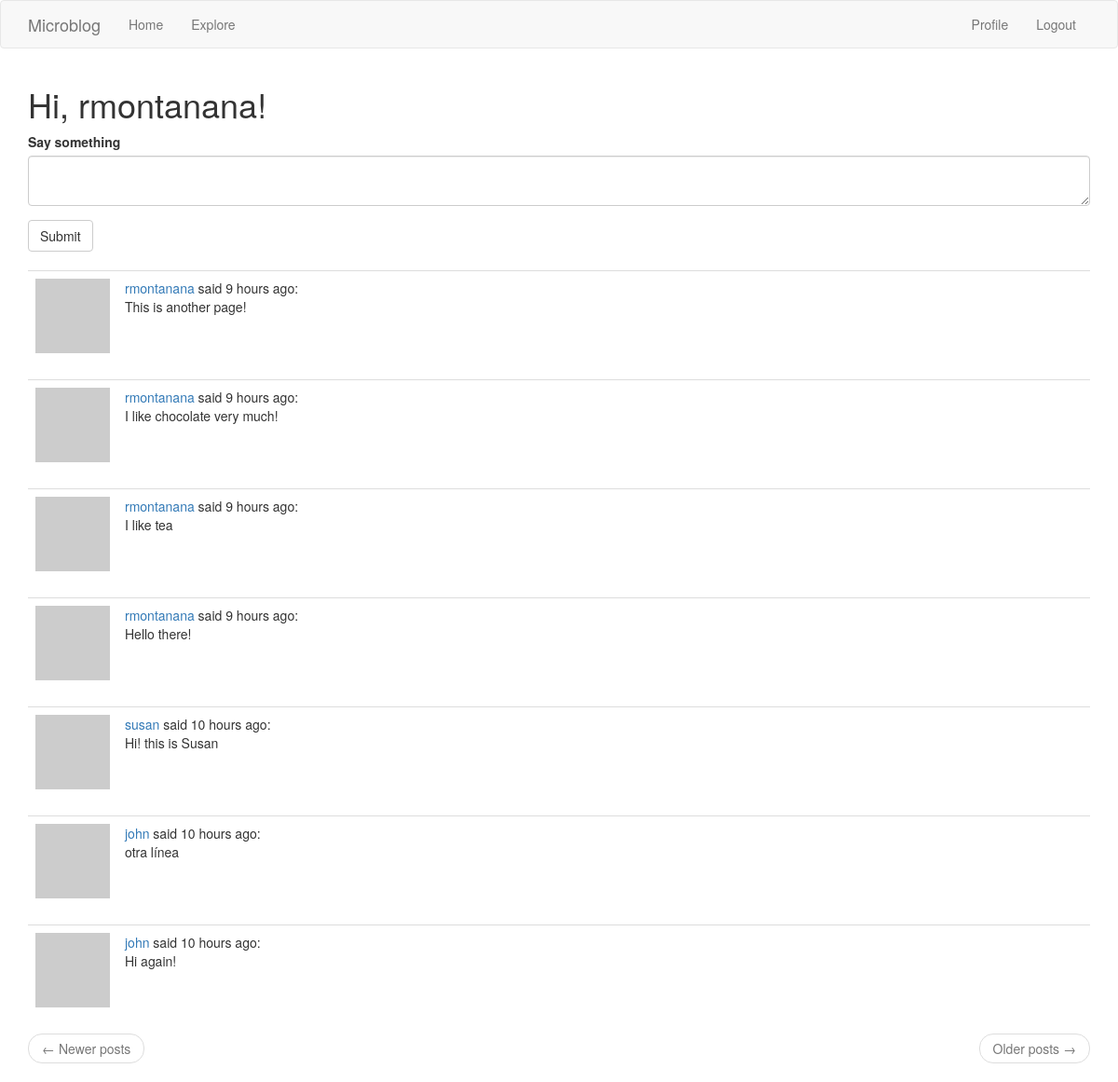
The page /index (signed in) on the database its author committed.
### app/models.py (models this page shows, shortened)
class User(UserMixin, db.Model):
    id = db.Column(db.Integer, primary_key=True)
    username = db.Column(db.String(64), index=True, unique=True)
    email = db.Column(db.String(120), index=True, unique=True)
    password_hash = db.Column(db.String(128))
    posts = db.relationship("Post", backref="author", lazy="dynamic")
    about_me = db.Column(db.String(140))
    last_seen = db.Column(db.DateTime, default=datetime.utcnow)
    followed = db.relationship(
        "User",
        secondary=followers,
        primaryjoin=(followers.c.follower_id == id),
        secondaryjoin=(followers.c.followed_id == id),
        backref=db.backref("followers", lazy="dynamic"),
        lazy="dynamic",
    )
    def avatar(self, size):
        digest = md5(self.email.lower().encode("utf-8")).hexdigest()
        return "https://www.gravatar.com/avatar/{}?d=identicon&s={}".format(
            digest, size
        )
    def followed_posts(self):
        followed = Post.query.join(
            followers, (followers.c.followed_id == Post.user_id)
        ).filter(followers.c.follower_id == self.id)
        own = Post.query.filter_by(user_id=self.id)
        return followed.union(own).order_by(Post.timestamp.desc())

class Post(db.Model):
    id = db.Column(db.Integer, primary_key=True)
    body = db.Column(db.String(140))
    timestamp = db.Column(db.DateTime, index=True, default=datetime.utcnow)
    user_id = db.Column(db.Integer, db.ForeignKey("user.id"))

### app/routes.py (the view)
@app.route("/", methods=["GET", "POST"])
@app.route("/index", methods=["GET", "POST"])
@login_required
def index():
    form = PostForm()
    if form.validate_on_submit():
        post = Post(body=form.post.data, author=current_user)
        db.session.add(post)
        db.session.commit()
        flash("Your post is now live!")
        return redirect(url_for("index"))
    page = request.args.get("page", 1, type=int)
    posts = current_user.followed_posts().paginate(
        page=page, per_page=app.config["POSTS_PER_PAGE"], error_out=False
    )
    next_url = (
        url_for("index", page=posts.next_num) if posts.has_next else None
    )
    prev_url = (
        url_for("index", page=posts.prev_num) if posts.has_prev else None
    )
    return render_template(
        "index.html",
        title="Home",
        form=form,
        posts=posts.items,
        next_url=next_url,
        prev_url=prev_url,
    )

### app/forms.py
class PostForm(FlaskForm):
    post = TextAreaField('Say something', validators=[
        DataRequired(), Length(min=1, max=140)])
    submit = SubmitField('Submit')

### app/models.py (called while the page is built)
@login.user_loader
def load_user(id):
    return User.query.get(int(id))

### app/routes.py (called while the page is built)
@app.before_request
def before_request():
    if current_user.is_authenticated:
        current_user.last_seen = datetime.utcnow()
        db.session.commit()

### app/templates/index.html
{% extends "base.html" %}
{% import 'bootstrap/wtf.html' as wtf %}
{% block app_content %}
    <h1>Hi, {{ current_user.username }}!</h1>
    {% if form %}
    {{ wtf.quick_form(form) }}
    <br>
    {% endif %}
    {% for post in posts %}
        {% include '_post.html' %}
    {% endfor %}
    <nav aria-label="...">
        <ul class="pager">
            <li class="previous{% if not prev_url %} disabled{% endif %}">
                <a href="{{ prev_url or '#' }}">
                    <span aria-hidden="true">&larr;</span> Newer posts
                </a>
            </li>
            <li class="next{% if not next_url %} disabled{% endif %}">
                <a href="{{ next_url or '#' }}">
                    Older posts <span aria-hidden="true">&rarr;</span>
                </a>
            </li>
        </ul>
    </nav>
{% endblock %}

### app/templates/_post.html
<table class="table table-hover">
  <tr>
      <td width="70px">
          <a href="{{ url_for('user', username=post.author.username) }}">
              <img src="{{ post.author.avatar(70) }}" />
          </a>
      </td>
      <td>
        <a href="{{ url_for('user', username=post.author.username) }}">
          {{ post.author.username }}
        </a>
        said {{ moment(post.timestamp).fromNow() }}:
        <br>
        {{ post.body }}
      </td>
  </tr>
</table>

### rows shown on the page
User: username "rmontanana"
Post: author.username "rmontanana", timestamp "9 hours ago", body "This is another page!"
Post: author.username "rmontanana", timestamp "9 hours ago", body "I like chocolate very much!"
Post: author.username "rmontanana", timestamp "9 hours ago", body "I like tea"
Post: author.username "rmontanana", timestamp "9 hours ago", body "Hello there!"
Post: author.username "susan", timestamp "10 hours ago", body "Hi! this is Susan"
Post: author.username "john", timestamp "10 hours ago", body "otra línea"
Post: author.username "john", timestamp "10 hours ago", body "Hi again!"
